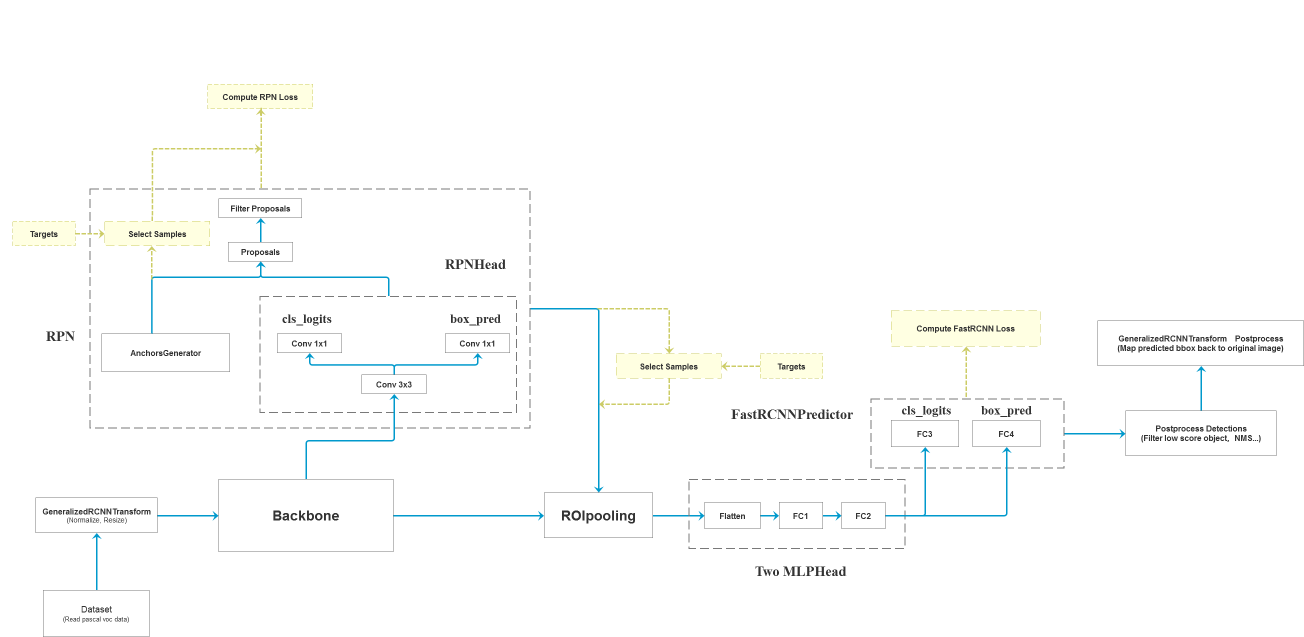
#> input picture fasterRCNN.png, 2608 x 1274 px, found by its file name (shown at 1/2 size); its folder holds only this picture in this run
$ python test_script.py   (older library calls are emulated)
#> lines starting #> are read from the running program, lines starting #| are printed output that depends on the picture; pictures that were not available may be replaced by others from this repository, and a replacement may not be noted
#> further down, image_rgb is the input picture: shape (1274, 2608, 3); mean B, G, R 251.9, 252.4, 251.9
### monodepth2/utils.py
import numpy as np
import cv2
import matplotlib.pyplot as plt
# from imgaug import xrange
from scipy.sparse import csr_matrix, diags
from scipy.sparse.linalg import cg

MAX_VAL = 255.0
RGB_TO_YUV = np.array([
    [ 0.299,     0.587,     0.114],
    [-0.168736, -0.331264,  0.5],
    [ 0.5,      -0.418688, -0.081312]])
YUV_TO_RGB = np.array([
    [1.0,  0.0,      1.402],
    [1.0, -0.34414, -0.71414],
    [1.0,  1.772,    0.0]])
YUV_OFFSET = np.array([0, 128.0, 128.0]).reshape(1, 1, -1)

def rgb2yuv(im):
    return np.tensordot(im, RGB_TO_YUV, ([2], [1])) + YUV_OFFSET

def get_valid_idx(valid, candidates):
    """Find which values are present in a list and where they are located"""
    locs = np.searchsorted(valid, candidates)
    # Handle edge case where the candidate is larger than all valid values
    locs = np.clip(locs, 0, len(valid) - 1)
    # Identify which values are actually present
    valid_idx = np.flatnonzero(valid[locs] == candidates)
    locs = locs[valid_idx]
    return valid_idx, locs

class BilateralGrid(object):
    def __init__(self, im, sigma_spatial=32, sigma_luma=8, sigma_chroma=8):
        im_yuv = rgb2yuv(im)
        # Compute 5-dimensional XYLUV bilateral-space coordinates
        Iy, Ix = np.mgrid[:im.shape[0], :im.shape[1]]
        x_coords = (Ix / sigma_spatial).astype(int)
        y_coords = (Iy / sigma_spatial).astype(int)
        luma_coords = (im_yuv[..., 0] / sigma_luma).astype(int)
        chroma_coords = (im_yuv[..., 1:] / sigma_chroma).astype(int)
        coords = np.dstack((x_coords, y_coords, luma_coords, chroma_coords))
        coords_flat = coords.reshape(-1, coords.shape[-1])
        self.npixels, self.dim = coords_flat.shape
        # Hacky "hash vector" for coordinates,
        # Requires all scaled coordinates be < MAX_VAL
        self.hash_vec = (MAX_VAL ** np.arange(self.dim))
        # Construct S and B matrix
        self._compute_factorization(coords_flat)

    def _compute_factorization(self, coords_flat):
        # Hash each coordinate in grid to a unique value
        hashed_coords = self._hash_coords(coords_flat)
        unique_hashes, unique_idx, idx = \
            np.unique(hashed_coords, return_index=True, return_inverse=True)
        # Identify unique set of vertices
        unique_coords = coords_flat[unique_idx]
        self.nvertices = len(unique_coords)
        # Construct sparse splat matrix that maps from pixels to vertices
        self.S = csr_matrix((np.ones(self.npixels), (idx, np.arange(self.npixels))))
        # Construct sparse blur matrices.
        # Note that these represent [1 0 1] blurs, excluding the central element
        self.blurs = []
        for d in range(self.dim):
            blur = 0.0
            for offset in (-1, 1):
                offset_vec = np.zeros((1, self.dim))
                offset_vec[:, d] = offset
                neighbor_hash = self._hash_coords(unique_coords + offset_vec)
                valid_coord, idx = get_valid_idx(unique_hashes, neighbor_hash)
                blur = blur + csr_matrix((np.ones((len(valid_coord),)),
                                          (valid_coord, idx)),
                                         shape=(self.nvertices, self.nvertices))
            self.blurs.append(blur)

    def _hash_coords(self, coord):
        """Hacky function to turn a coordinate into a unique value"""
        return np.dot(coord.reshape(-1, self.dim), self.hash_vec)

    def splat(self, x):
        return self.S.dot(x)

    def slice(self, y):
        return self.S.T.dot(y)

    def blur(self, x):
        """Blur a bilateral-space vector with a 1 2 1 kernel in each dimension"""
        assert x.shape[0] == self.nvertices
        out = 2 * self.dim * x
        for blur in self.blurs:
            out = out + blur.dot(x)
        return out

    # [4 lines left out: function filter, not called in this run]

def bistochastize(grid, maxiter=10):
    """Compute diagonal matrices to bistochastize a bilateral grid"""
    m = grid.splat(np.ones(grid.npixels))
    n = np.ones(grid.nvertices)
    for i in range(maxiter):
        n = np.sqrt(n * m / grid.blur(n))
    # Correct m to satisfy the assumption of bistochastization regardless
    # of how many iterations have been run.
    m = n * grid.blur(n)
    Dm = diags(m, 0)
    Dn = diags(n, 0)
    return Dn, Dm

class BilateralSolver(object):
    def __init__(self, grid, params):
        self.grid = grid
        self.params = params
        self.Dn, self.Dm = bistochastize(grid)

    def solve(self, x, w):
        # Check that w is a vector or a nx1 matrix
        if w.ndim == 2:
            assert (w.shape[1] == 1)
        elif w.dim == 1:
            w = w.reshape(w.shape[0], 1)
        A_smooth = (self.Dm - self.Dn.dot(self.grid.blur(self.Dn)))
        w_splat = self.grid.splat(w)
        A_data = diags(w_splat[:, 0], 0)
        A = self.params["lam"] * A_smooth + A_data
        xw = x * w
        b = self.grid.splat(xw)
        # Use simple Jacobi preconditioner
        A_diag = np.maximum(A.diagonal(), self.params["A_diag_min"])
        M = diags(1 / A_diag, 0)
        # Flat initialization
        y0 = self.grid.splat(xw) / w_splat
        yhat = np.empty_like(y0)
        for d in range(x.shape[-1]):
            yhat[..., d], info = cg(A, b[..., d], x0=y0[..., d], M=M, maxiter=self.params["cg_maxiter"],
                                    tol=self.params["cg_tol"])
        xhat = self.grid.slice(yhat)
        return xhat

def confidence(im_gray):
    e = cv2.Laplacian(im_gray, cv2.CV_8U)
    e = cv2.dilate(e, np.ones((5, 5)))
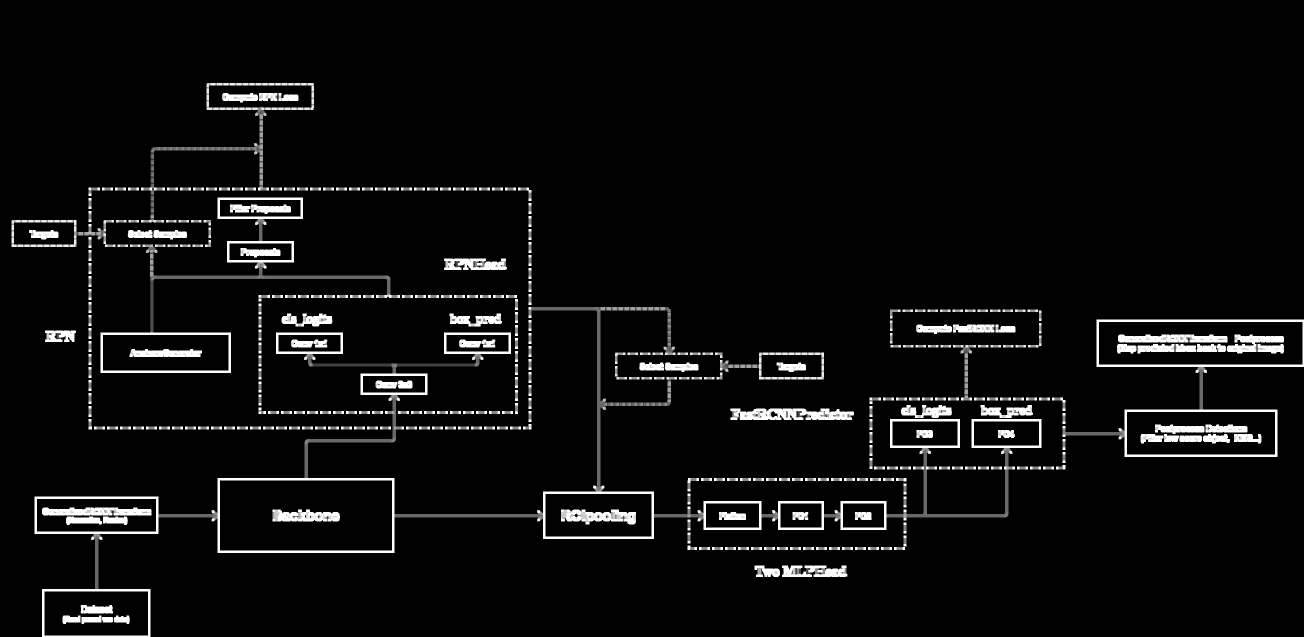
#> e: shape (1274, 2608) (shown at 1/2 size); min 0, max 255, mean 12
    e = cv2.blur(e, (5, 5))
    e = 2**16 - (e.astype(np.uint16)+1)**2
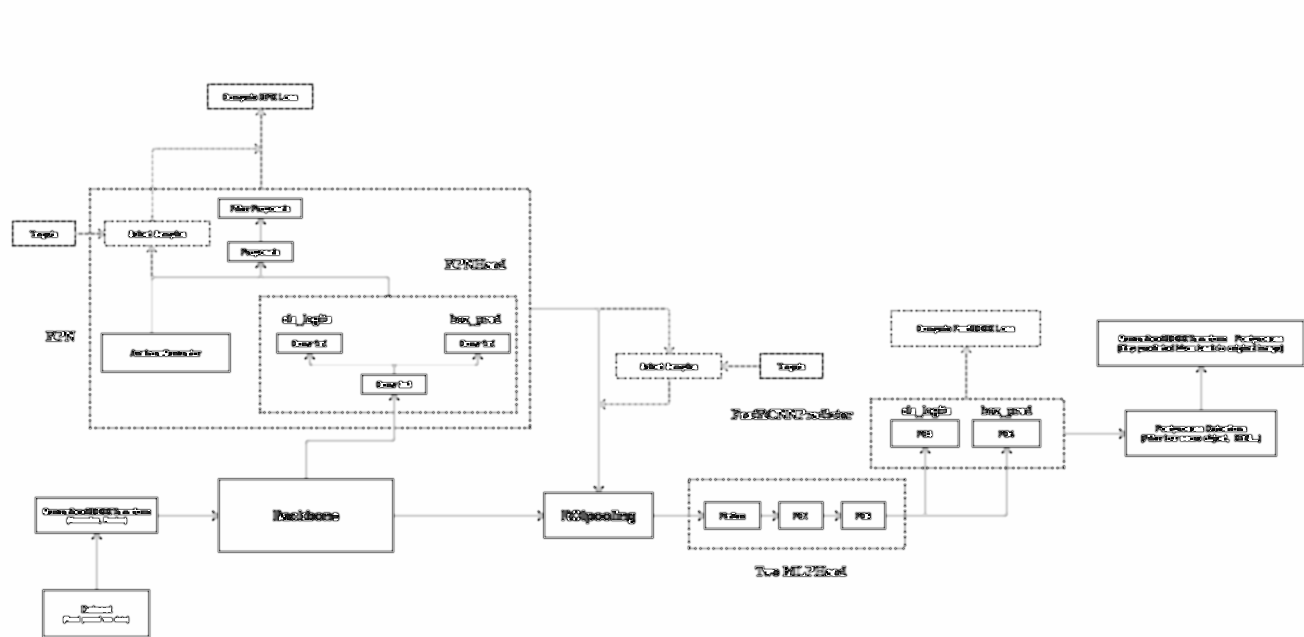
#> e: shape (1274, 2608) uint32 (shown at 1/2 size); min 511, max 65536, mean 63965.4; drawn with min black and max white
    return e

grid_params = {
    'sigma_luma' : 4, # Brightness bandwidth
    'sigma_chroma': 4, # Color bandwidth
    'sigma_spatial': 8 # Spatial bandwidth
}

bs_params = {
    'lam': 128, # The strength of the smoothness parameter
    'A_diag_min': 1e-5, # Clamp the diagonal of the A diagonal in the Jacobi preconditioner.
    'cg_tol': 1e-5, # The tolerance on the convergence in PCG
    'cg_maxiter': 25 # The number of PCG iterations
}

### data_utils/test_script.py
# author: Anthony
import os
import sys
import time

# [31 lines of commented-out code are left out]
from shutil import copyfile

from monodepth2.utils import confidence, BilateralGrid, grid_params, BilateralSolver, bs_params

root = os.path.join("../", "VOCdevkit", "VOC2012")
img_root = os.path.join(root, "JPEGImages_RESCAN")
save = os.path.join(root, "Annotations")
yuan_xml = os.path.join(root, "Annotations2")
# [48 lines of commented-out code are left out]
import cv2
import numpy as np
input_dir = "/data3/linkaihao/VOCdevkit/VOC2012/depth"
output_dir = "/data3/linkaihao/VOCdevkit/VOC2012/depth_solve/"
for path in os.listdir(input_dir):
    img_depth_path = os.path.join(input_dir,path)

    img_path = img_depth_path.replace('/depth/','/Huxiaowei_gt/').replace('depth_rain','leftImg8bit')
    image_rgb = cv2.imread(img_path)
    reference = image_rgb  # uint8
    im_gray = cv2.cvtColor(image_rgb, cv2.COLOR_RGB2GRAY)
    con = confidence(im_gray)  # you shall try with *or* without confidence
    im_shape = reference.shape[:2]
#> im_shape = (1274, 2608)
    image_depth = cv2.imread(img_depth_path, 0)
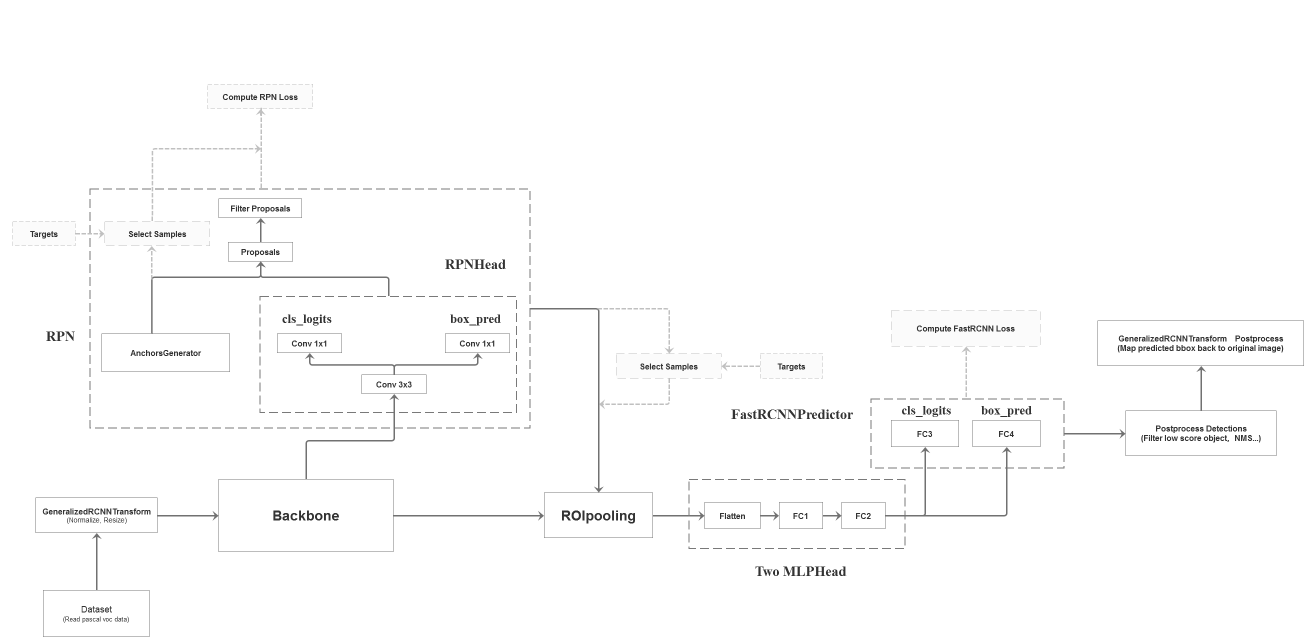
#> image_depth: shape (1274, 2608) (shown at 1/2 size); min 51, max 255, mean 252.2
    target = image_depth  # uint8
    grid = BilateralGrid(reference, **grid_params)
#> in rgb2yuv, `return np.tensordot(im, RGB_TO_YUV, ([2], [1])) + YUV_OFFSET`:
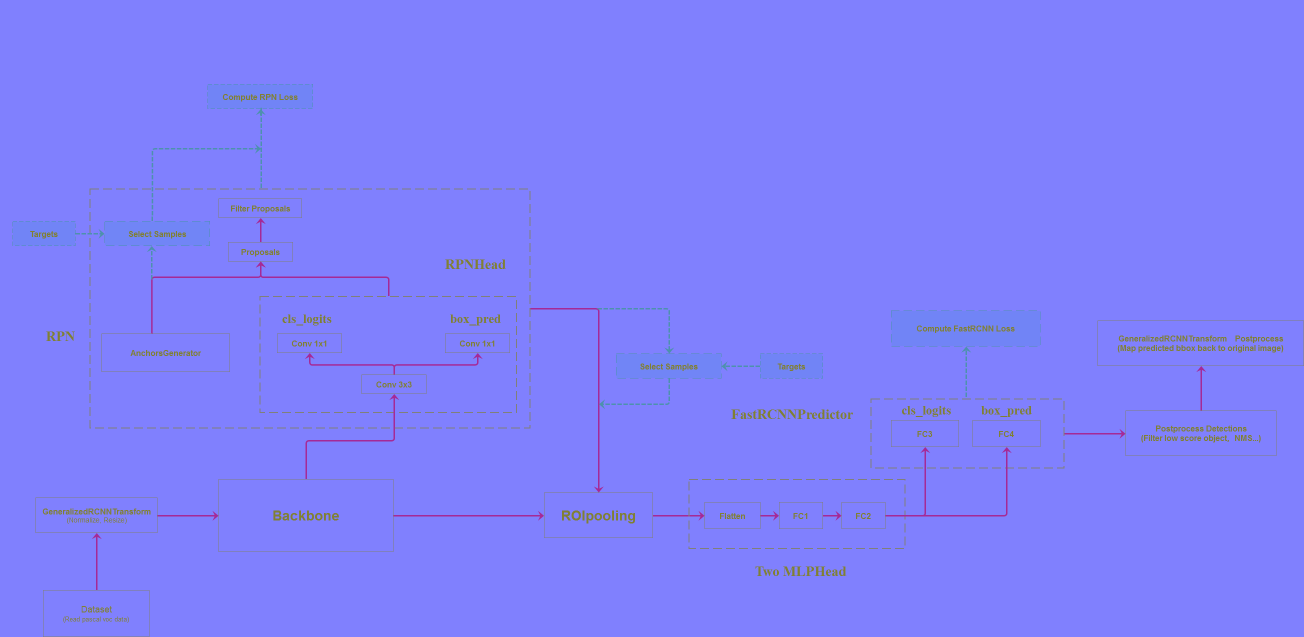
#> returned value: shape (1274, 2608, 3) float64 (shown at 1/2 size); mean of channels 0, 1, 2 252.2, 127.8, 127.8; drawn as B, G, R
#> in __init__, `luma_coords = (im_yuv[..., 0] / sigma_luma).astype(int)`:
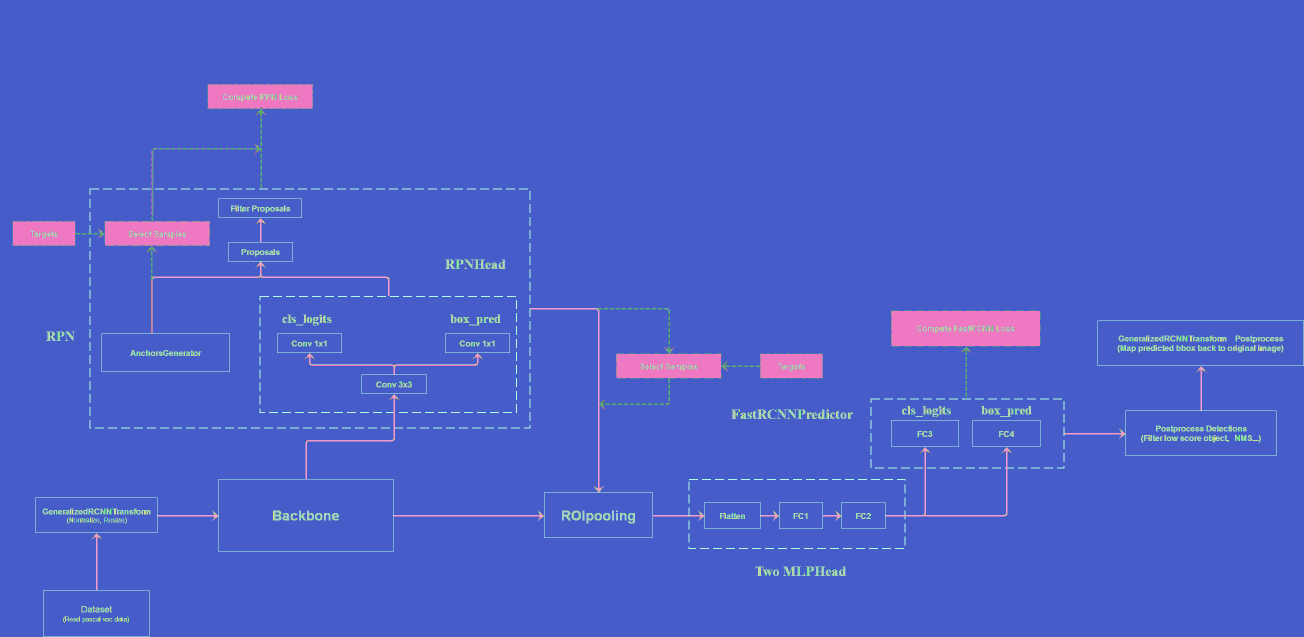
#> luma_coords: shape (1274, 2608) int64 (shown at 1/2 size); 36 distinct labels, from 12 to 63; one colour per label, 0 black
#> in _compute_factorization, `self.nvertices = len(unique_coords)`: self.nvertices = 51466
#> after the loop in _compute_factorization, `for d in range(self.dim):`: self.blurs = 5 items
    t = target.reshape(-1, 1).astype(np.double) / (pow(2, 16) - 1)
    c = con.reshape(-1, 1).astype(np.double) / (pow(2, 16) - 1)
    output_solver = BilateralSolver(grid, bs_params).solve(t, c).reshape(im_shape)
#> (the run stopped early here; a loop or call above may not have finished)
